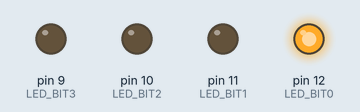
Bench run of a sketch on a simulated Arduino Uno, built with avr-gcc and run on an emulated ATmega328P. Shown: output pins drawn as LEDs (lit = HIGH).

Above: at 0.2 s.
At 1.2 s:
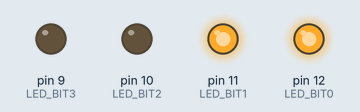
At 2.2 s:
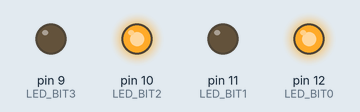
At 4.7 s:
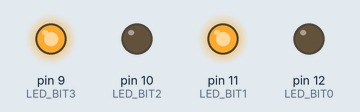
At 7.2 s:
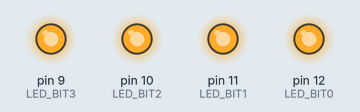
At 9.7 s:
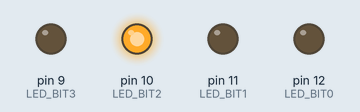
Timing chart, 0 to 10.4 s (numbered marks = the images above):
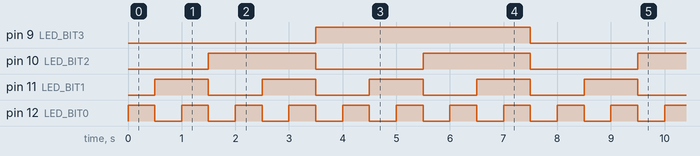

Measured:
- by itself, pin 9 (LED_BIT3): alternates HIGH for 4.0 s and LOW for 4.0 s
- by itself, pin 10 (LED_BIT2): alternates HIGH for 2.0 s and LOW for 2.0 s
- by itself, pin 11 (LED_BIT1): alternates HIGH for 1.0 s and LOW for 1.0 s
- by itself, pin 12 (LED_BIT0): alternates HIGH for 0.50 s and LOW for 0.50 s

The sketch:

dice.ino
```cpp
const unsigned int LED_BIT0 = 12;
const unsigned int LED_BIT1 = 11;
const unsigned int LED_BIT2 = 10;
const unsigned int LED_BIT3 = 9;

long result = 0;

void setup() {
  pinMode(LED_BIT0, OUTPUT);
  pinMode(LED_BIT1, OUTPUT);
  pinMode(LED_BIT2, OUTPUT);
  pinMode(LED_BIT3, OUTPUT);
}

void loop() {
  // put your main code here, to run repeatedly:
  result++;
  if (result == 16) {
    result = 0;
  }
  output_result(result);
  delay(500);
}

void output_result(const long result) {
  digitalWrite(LED_BIT0, result & B0001);
  digitalWrite(LED_BIT1, result & B0010);
  digitalWrite(LED_BIT2, result & B0100);
  digitalWrite(LED_BIT3, result & B1000);
}
```
